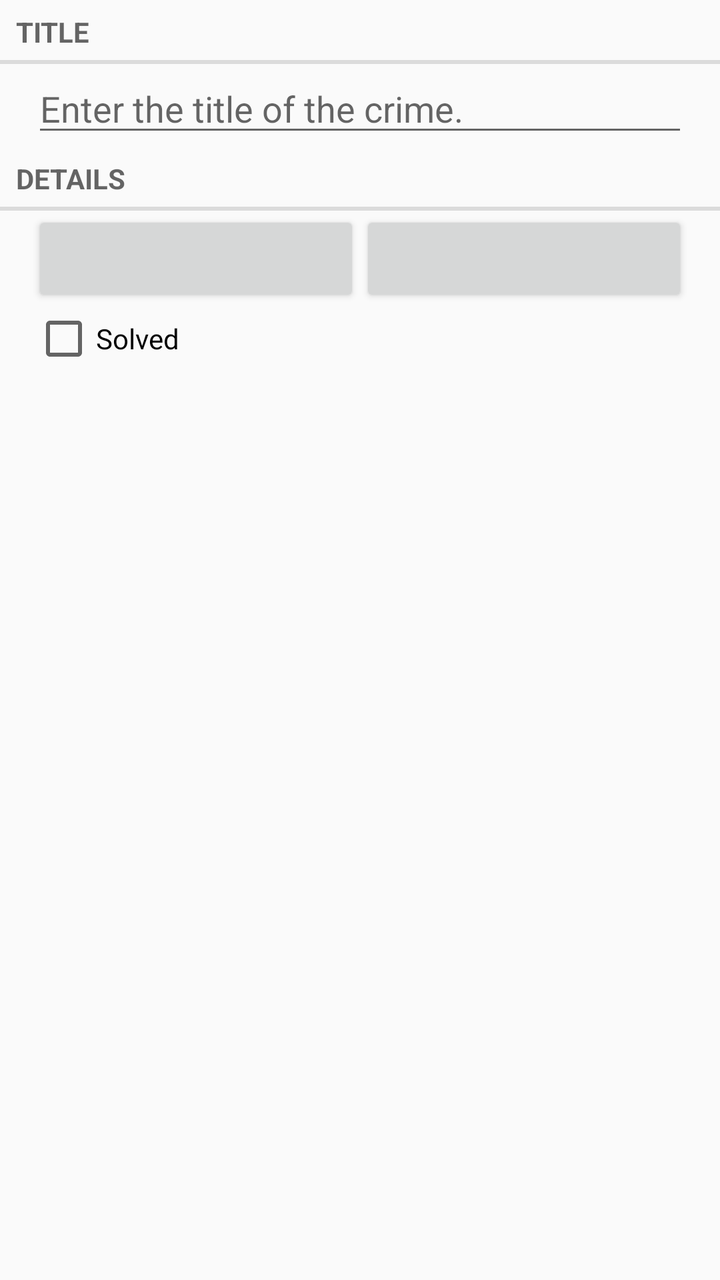
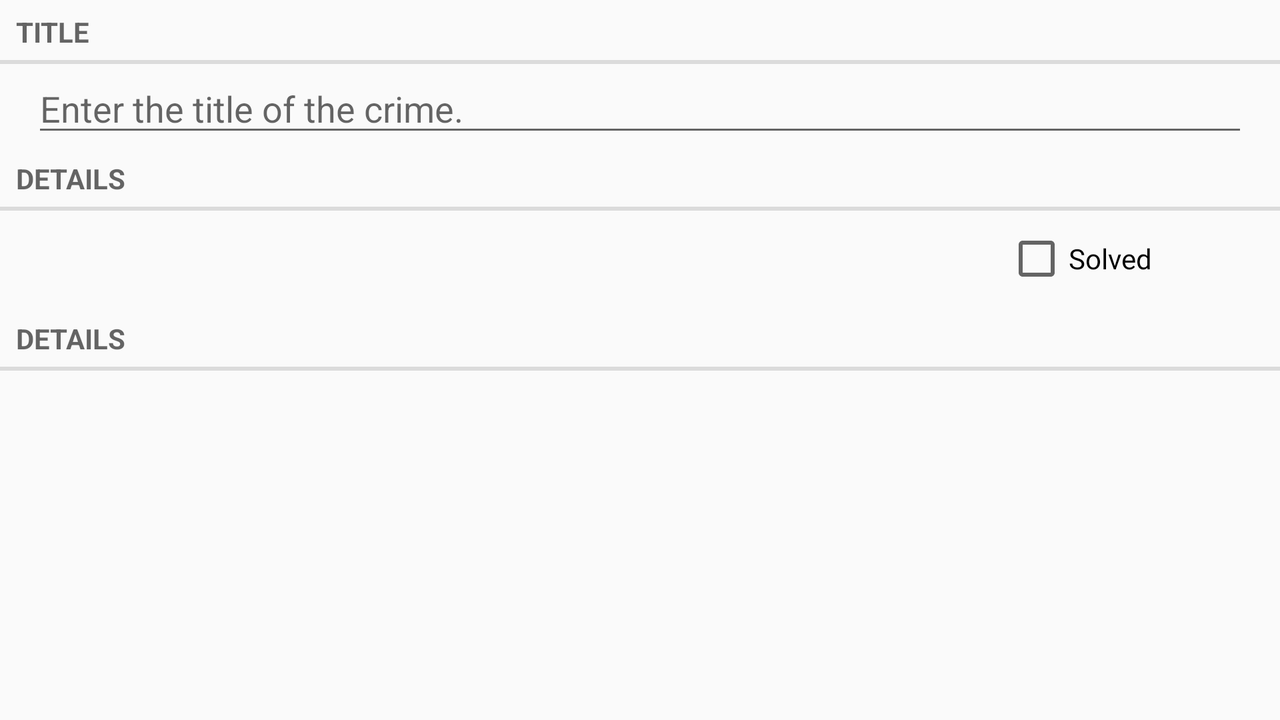

The same Android screen from two of the app's own layout files: first res/layout/ as a phone draws it, then the repository's variant for another configuration, drawn on a device whose configuration selects that folder. Both files follow.
<!-- AndroidManifest.xml: application theme AppTheme -->
<!-- res/layout/fragment_crime.xml -->
<?xml version="1.0" encoding="utf-8"?>

<LinearLayout xmlns:android="http://schemas.android.com/apk/res/android"
    android:layout_width="match_parent"
    android:layout_height="match_parent"
    android:orientation="vertical">

    <TextView
        android:layout_width="match_parent"
        android:layout_height="wrap_content"
        android:text="@string/crime_title_label"
        style="?android:listSeparatorTextViewStyle"/>

    <EditText android:id="@+id/crime_title"
        android:layout_width="match_parent"
        android:layout_height="wrap_content"
        android:hint="@string/crime_title_hint"
        android:layout_marginLeft="16dp"
        android:layout_marginRight="16dp"/>

    <TextView
        android:layout_width="match_parent"
        android:layout_height="wrap_content"
        android:text="@string/crime_details_label"
        style="?android:listSeparatorTextViewStyle"/>

    <LinearLayout
            android:layout_width="match_parent"
            android:layout_height="wrap_content"
            android:orientation="horizontal"
            android:layout_marginLeft="16dp"
            android:layout_marginRight="16dp">

        <Button
            android:id="@+id/crime_date"
            android:layout_width="0dp"
            android:layout_height="wrap_content"
            android:layout_weight="2"/>

        <Button
            android:id="@+id/crime_time"
            android:layout_width="0dp"
            android:layout_height="wrap_content"
            android:layout_weight="2"/>
    </LinearLayout>

    <CheckBox
        android:id="@+id/crime_solved"
        android:layout_width="match_parent"
        android:layout_height="wrap_content"
        android:layout_marginLeft="16dp"
        android:layout_marginRight="16dp"
        android:text="@string/crime_solved_label"/>

</LinearLayout>
<!-- resources referenced by this layout -->
<resources>
  <string name="crime_details_label">Details</string>
  <string name="crime_solved_label">Solved</string>
  <string name="crime_title_hint">Enter the title of the crime.</string>
  <string name="crime_title_label">Title</string>
  <style name="AppTheme" parent="Theme.AppCompat.Light.DarkActionBar">
  
          
          <item name="colorPrimary">@color/colorPrimary</item>
          <item name="colorPrimaryDark">@color/colorPrimaryDark</item>
          <item name="colorAccent">@color/colorAccent</item>
      </style>
</resources>
<!-- res/layout-land/fragment_crime.xml (the repository's variant of the layout above) -->
<!-- drawn on the phone turned sideways -->
<?xml version="1.0" encoding="utf-8"?>
<LinearLayout xmlns:android="http://schemas.android.com/apk/res/android"
    android:layout_width="match_parent"
    android:layout_height="match_parent"
    android:orientation="vertical">

    <TextView
        android:layout_width="match_parent"
        android:layout_height="wrap_content"
        android:text="@string/crime_title_label"
        style="?android:listSeparatorTextViewStyle"/>

    <EditText android:id="@+id/crime_title"
        android:layout_width="match_parent"
        android:layout_height="wrap_content"
        android:layout_marginLeft="16dp"
        android:layout_marginRight="16dp"
        android:hint="@string/crime_title_hint"/>

    <TextView
        android:layout_width="match_parent"
        android:layout_height="wrap_content"
        android:text="@string/crime_details_label"
        style="?android:listSeparatorTextViewStyle"/>

    <LinearLayout
        android:layout_width="match_parent"
        android:layout_height="wrap_content"
        android:orientation="horizontal"
        android:layout_marginLeft="16dp"
        android:layout_marginRight="16dp" >

        <LinearLayout
            android:layout_width="0dp"
            android:layout_height="wrap_content"
            android:orientation="horizontal"
            android:layout_weight="4"
            style="?android:buttonBarStyle">

            <Button
                android:id="@+id/crime_date"
                android:layout_width="0dp"
                android:layout_height="wrap_content"
                android:layout_weight="1"
                style="?android:buttonBarButtonStyle"/>

            <Button
                android:id="@+id/crime_time"
                android:layout_width="0dp"
                android:layout_height="wrap_content"
                android:layout_weight="1"
                style="?android:buttonBarButtonStyle"/>
        </LinearLayout>


        <CheckBox
            android:id="@+id/crime_solved"
            android:layout_width="0dp"
            android:layout_height="match_parent"
            android:layout_weight="1"
            android:text="@string/crime_solved_label"/>
    </LinearLayout>

    <TextView
        android:layout_width="match_parent"
        android:layout_height="wrap_content"
        android:text="@string/crime_details_label"
        style="?android:listSeparatorTextViewStyle"/>

    <LinearLayout
        android:layout_width="match_parent"
        android:layout_height="wrap_content"
        android:orientation="horizontal"
        android:layout_marginLeft="16dp"
        android:layout_marginRight="16dp" >

        <LinearLayout
            android:layout_width="0dp"
            android:layout_height="wrap_content"
            android:orientation="horizontal"
            android:layout_weight="4"
            style="?android:buttonBarStyle">

            <Button
                android:id="@+id/crime_date_2"
                android:layout_width="0dp"
                android:layout_height="wrap_content"
                android:layout_weight="1"
                style="?android:buttonBarButtonStyle"/>

            <Button
                android:id="@+id/crime_time_2"
                android:layout_width="0dp"
                android:layout_height="wrap_content"
                android:layout_weight="1"
                style="?android:buttonBarButtonStyle"/>
        </LinearLayout>


        <View
            android:layout_width="0dp"
            android:layout_height="match_parent"
            android:layout_weight="1"/>
    </LinearLayout>

</LinearLayout>
